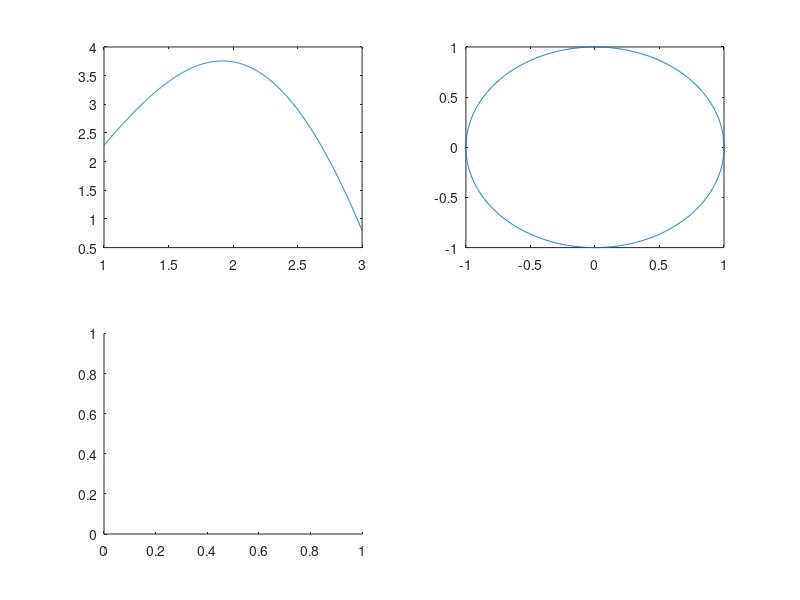

MATLAB code for this plot: (Note: this script raises an error after producing the figure.)

f = @(x)sin(x) .* exp(sqrt(x)); % x \in [1, 3]
g = {@(t)cos(t), @(t)sin(t)}; % t \in [0, 2*pi]
h = {@(t)cos(t), @(t)sin(t), @(t)t}; % t \in [0, 10*pi]
k = @(x, y)(x.^2 + y.^2)./(1 + x + y); % x \in [0, 1], y \in [0, 1]

subplot(2, 2, 1); 
x1 = linspace(1, 3, 1000); 
plot(x1, f(x1)); 

subplot(2, 2, 2); 
t2 = linspace(0, 2*pi, 1000); 
plot(g{1}(t2), g{2}(t2));

subplot(2, 2, 3); 
fplot3(h{1}, h{2}, h{3}, [0, 10*pi]);

subplot(2, 2, 4); 
x4range = linspace(0, 1, 100); 
y4range = linspace(0, 1, 100); 
[X, Y] = meshgrid(x4range, y4range); 
Z = k(X, Y); 
% mesh(Z);
surf(Z)
